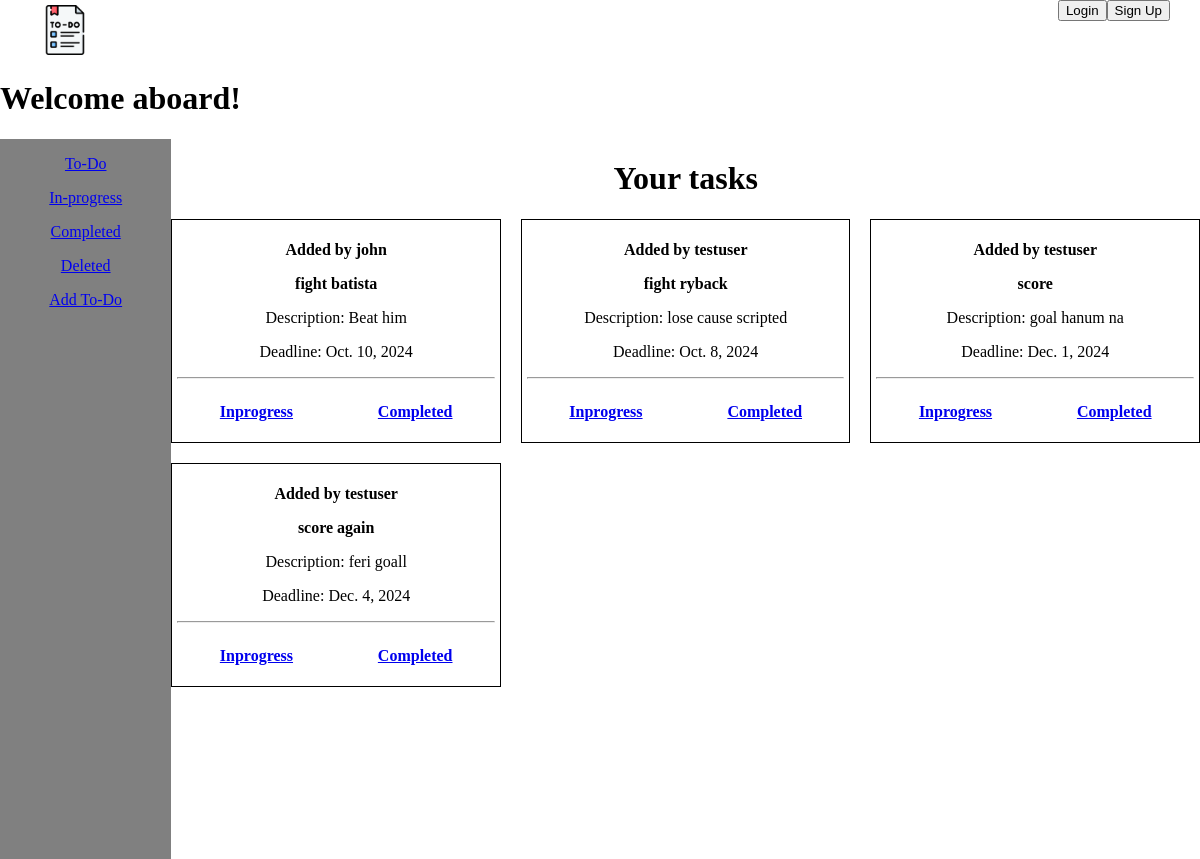
The page / on the database its author committed.
### base/models.py (models this page shows, shortened)
class Task(models.Model):
    STATUS_CHOICES= [
        ('todo', 'ToDo'),
        ('inporgress', 'InProgress'),
        ('completed', 'Completed'),
        ('deleted', 'Deleted'),
    ]
    user = models.ForeignKey(User, on_delete=models.CASCADE,null=True,)
    title = models.CharField(max_length=200)
    description = models.TextField()
    deadline = models.DateField()
    status = models.CharField(max_length=10, choices=STATUS_CHOICES, default='todo')
    created = models.DateTimeField(auto_now_add=True)

### base/views.py (the view)
# urls.py: path('', views.home, name='home'),
def home(request):
    now = timezone.now().date()  # Get the current date, ignoring the time
    expired_tasks = Task.objects.filter(deadline__lt=now) #lt bhaneko less than
    expired_tasks.update(status='deleted')
    tasks = Task.objects.filter(status='todo')
    context={'tasks': tasks}
    return render(request, 'base/home.html', context)

### base/templates/base/home.html
{% extends 'main.html' %}
{% load static  %}
{% block content %}
<link rel="stylesheet" type="text/css" href="/static/css/home.css">
<link rel="stylesheet" type="text/css" href="/static/css/side.css">
<body class="h">
    <h1>Welcome aboard!{{user.username }}</h1>
<div class="container">
    {% include 'base/sidebar.html' %}
    <div class="land">
        <h1>Your tasks</h1>
        <div class="box">
            {% for x in tasks %}
            <div class="task-item">
                <p><strong>Added by {{ x.user.username|default:"testuser" }}</strong></p>
                <p><b>{{x.title}}</b></p>
                <p>Description: {{x.description}}</p>
                <p>Deadline: {{x.deadline}}</p>
                <hr>
                <div class="below">
                    <a href="{% url 'change_p' x.id %}"><p><strong>Inprogress</strong></p></a>
                    <a href="{% url 'changeto_completed' x.id %}"><p><strong>Completed</strong></p></a>
                </div>
            </div>
            {% endfor %}
        </div>
    </div>
</div>
</body>
{% endblock %}

### templates/main.html (shortened to what this page needs)
<!DOCTYPE html>
{% load static %}
<html lang="en">
  <head>
  </head>
  <body>
    {% include 'nav.html' %}
    {% block content %}
    {% endblock %}
  </body>
</html>

### templates/nav.html (shortened to what this page needs)
<div class="nav">
    <a href="/">
        <img src="/static/images/logo.png" class="logo">
    </a>
    {% if user.is_authenticated %}
    <div class="logout-b">
      <a href="{% url 'logout' %}"
        ><input type="submit" value="Logout" class="button0"
      /></a>
    </div>
    {% else %}
    <div class="btns1">
        <div class="login-b">
            <a href="{% url 'login' %}"
              ><input type="submit" value="Login" class="button1"
            /></a>
          </div>
          <div class="signup-b">
            <a href="{% url 'signup' %}"
              ><input type="submit" value="Sign Up" class="button2"
            /></a>
          </div>
    </div>
    {% endif %}
</div>

### base/templates/base/sidebar.html
<div class="side">
    <div class="up">
        <a href="{% url 'home'%}"><p>To-Do</p></a>
        <a href="{% url 'inprogress' %}"><p>In-progress</p></a>
        <a href="{% url 'completed' %}"><p>Completed</p></a>
        <a href="{% url 'deleted' %}"><p>Deleted</p></a>
    </div>
    <div class="down">
        <a href="{% url 'addTask' %}"><p>Add To-Do</p></a>
    </div>
</div>

### static/css/home.css (style rules this page uses)
.h { margin: 0%; padding: 0%; }
.container { display: grid; grid-template-columns: 0.5fr 3fr; height: 90vh; }
.land h1 { text-align: center; }
.box { display: grid; grid-template-columns: 1fr 1fr 1fr; gap: 20px; }
.task-item { border: 1px solid #000; padding: 5px; text-align: center; }
.box .below { display: flex; justify-content: space-around; }

### static/css/side.css (style rules this page uses)
.side { background-color: gray; color: aliceblue; text-align: center; }

### templates/nav.html (style rules this page uses)
.nav { display: flex; justify-content: space-between; width: 95%; margin: auto; }
.btns1 { display: flex; justify-content: space-between; }
.logo { width: 50px; height: auto; margin: 5px 0 0 10px; }

### rows shown on the page
Task: user.username "john", title "fight batista", description "Beat him", deadline "Oct. 10, 2024"
Task: user.username "testuser", title "fight ryback", description "lose cause scripted", deadline "Oct. 8, 2024"
Task: user.username "testuser", title "score", description "goal hanum na", deadline "Dec. 1, 2024"
Task: user.username "testuser", title "score again", description "feri goall", deadline "Dec. 4, 2024"
